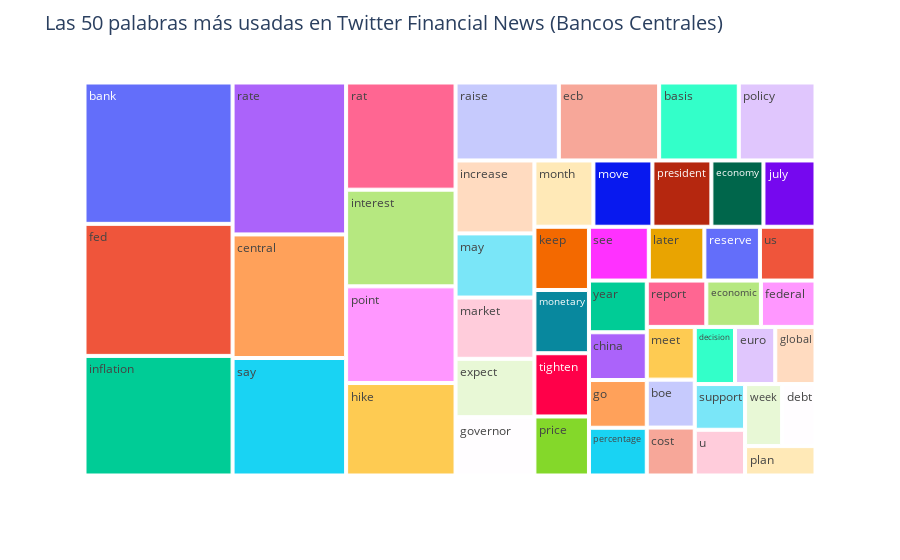

The cell this chart's notebook holds for it:
### Code cell
#50 palabras mas comunes en noticias sobre los bancos centrales
import plotly.express as px

finance_sample_cb = finance_sample[finance_sample['label']==1]

freq_words_cb = finance_sample_cb['final'].str.split(expand=True).stack().value_counts()
freq_words_top50_cb = freq_words_cb[:50]


fig = px.treemap(freq_words_top50_cb, path=[freq_words_top50_cb.index], values=freq_words_top50_cb.values)
fig.update_layout(title_text='Las 50 palabras más usadas en Twitter Financial News (Bancos Centrales)', title_font=dict(size=20))
fig.show()

### Figure 1 — Plotly figure (JSON) as saved in the notebook; plotly's stock layout.template omitted (floating-point values rounded to 4 significant figures)
{"data": [{"branchvalues": "total", "domain": {"x": [0, 1], "y": [0, 1]}, "hovertemplate": "labels=%{label}<br>value=%{value}<br>parent=%{parent}<br>id=%{id}<extra></extra>", "ids": ["bank", "basis", "boe", "central", "china", "cost", "debt", "decision", "ecb", "economic", "economy", "euro", "expect", "fed", "federal", "global", "go", "governor", "hike", "increase", "inflation", "interest", "july", "keep", "later", "market", "may", "meet", "monetary", "month", "move", "percentage", "plan", "point", "policy", "president", "price", "raise", "rat", "rate", "report", "reserve", "say", "see", "support", "tighten", "u", "us", "week", "year"], "labels": ["bank", "basis", "boe", "central", "china", "cost", "debt", "decision", "ecb", "economic", "economy", "euro", "expect", "fed", "federal", "global", "go", "governor", "hike", "increase", "inflation", "interest", "july", "keep", "later", "market", "may", "meet", "monetary", "month", "move", "percentage", "plan", "point", "policy", "president", "price", "raise", "rat", "rate", "report", "reserve", "say", "see", "support", "tighten", "u", "us", "week", "year"], "name": "", "parents": ["", "", "", "", "", "", "", "", "", "", "", "", "", "", "", "", "", "", "", "", "", "", "", "", "", "", "", "", "", "", "", "", "", "", "", "", "", "", "", "", "", "", "", "", "", "", "", "", "", ""], "type": "treemap", "values": [91, 27, 10, 61, 12, 10, 9, 10, 34, 11, 15, 10, 20, 85, 11, 10, 12, 20, 44, 25, 77, 46, 15, 15, 13, 21, 22, 11, 15, 17, 17, 12, 9, 46, 26, 17, 14, 35, 51, 75, 12, 13, 58, 14, 10, 15, 10, 13, 10, 13]}], "layout": {"legend": {"tracegroupgap": 0}, "margin": {"t": 60}, "title": {"font": {"size": 20}, "text": "Las 50 palabras más usadas en Twitter Financial News (Bancos Centrales)"}}}
